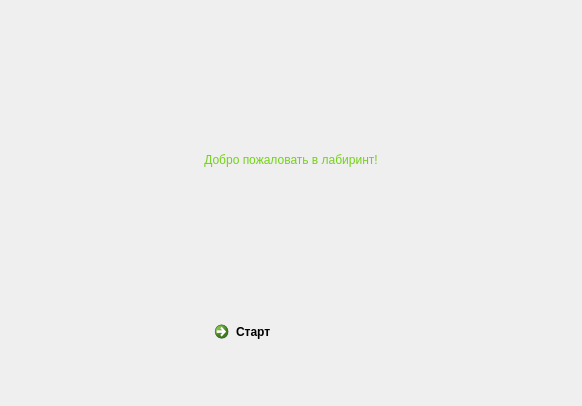
<?xml version="1.0" encoding="UTF-8"?>
<ui version="4.0">
 <class>WelcomeWidget</class>
 <widget class="QLabel" name="WelcomeWidget">
  <property name="geometry">
   <rect>
    <x>0</x>
    <y>0</y>
    <width>582</width>
    <height>406</height>
   </rect>
  </property>
  <property name="windowTitle">
   <string/>
  </property>
  <layout class="QVBoxLayout" name="verticalLayout">
   <item>
    <widget class="QLabel" name="label">
     <property name="palette">
      <palette>
       <active>
        <colorrole role="WindowText">
         <brush brushstyle="SolidPattern">
          <color alpha="255">
           <red>115</red>
           <green>210</green>
           <blue>22</blue>
          </color>
         </brush>
        </colorrole>
       </active>
       <inactive>
        <colorrole role="WindowText">
         <brush brushstyle="SolidPattern">
          <color alpha="255">
           <red>115</red>
           <green>210</green>
           <blue>22</blue>
          </color>
         </brush>
        </colorrole>
       </inactive>
       <disabled>
        <colorrole role="WindowText">
         <brush brushstyle="SolidPattern">
          <color alpha="255">
           <red>190</red>
           <green>190</green>
           <blue>190</blue>
          </color>
         </brush>
        </colorrole>
       </disabled>
      </palette>
     </property>
     <property name="text">
      <string>Добро пожаловать в лабиринт!</string>
     </property>
     <property name="alignment">
      <set>Qt::AlignCenter</set>
     </property>
    </widget>
   </item>
   <item>
    <layout class="QHBoxLayout" name="horizontalLayout">
     <item>
      <spacer name="horizontalSpacer">
       <property name="orientation">
        <enum>Qt::Horizontal</enum>
       </property>
       <property name="sizeHint" stdset="0">
        <size>
         <width>40</width>
         <height>20</height>
        </size>
       </property>
      </spacer>
     </item>
     <item>
      <widget class="QCommandLinkButton" name="commandLinkButton">
       <property name="sizePolicy">
        <sizepolicy hsizetype="Preferred" vsizetype="Fixed">
         <horstretch>0</horstretch>
         <verstretch>0</verstretch>
        </sizepolicy>
       </property>
       <property name="text">
        <string>Старт</string>
       </property>
      </widget>
     </item>
     <item>
      <spacer name="horizontalSpacer_2">
       <property name="orientation">
        <enum>Qt::Horizontal</enum>
       </property>
       <property name="sizeHint" stdset="0">
        <size>
         <width>40</width>
         <height>20</height>
        </size>
       </property>
      </spacer>
     </item>
    </layout>
   </item>
   <item>
    <spacer name="verticalSpacer">
     <property name="orientation">
      <enum>Qt::Vertical</enum>
     </property>
     <property name="sizeType">
      <enum>QSizePolicy::Fixed</enum>
     </property>
     <property name="sizeHint" stdset="0">
      <size>
       <width>20</width>
       <height>40</height>
      </size>
     </property>
    </spacer>
   </item>
  </layout>
 </widget>
 <layoutdefault spacing="6" margin="11"/>
 <resources/>
 <connections/>
</ui>
